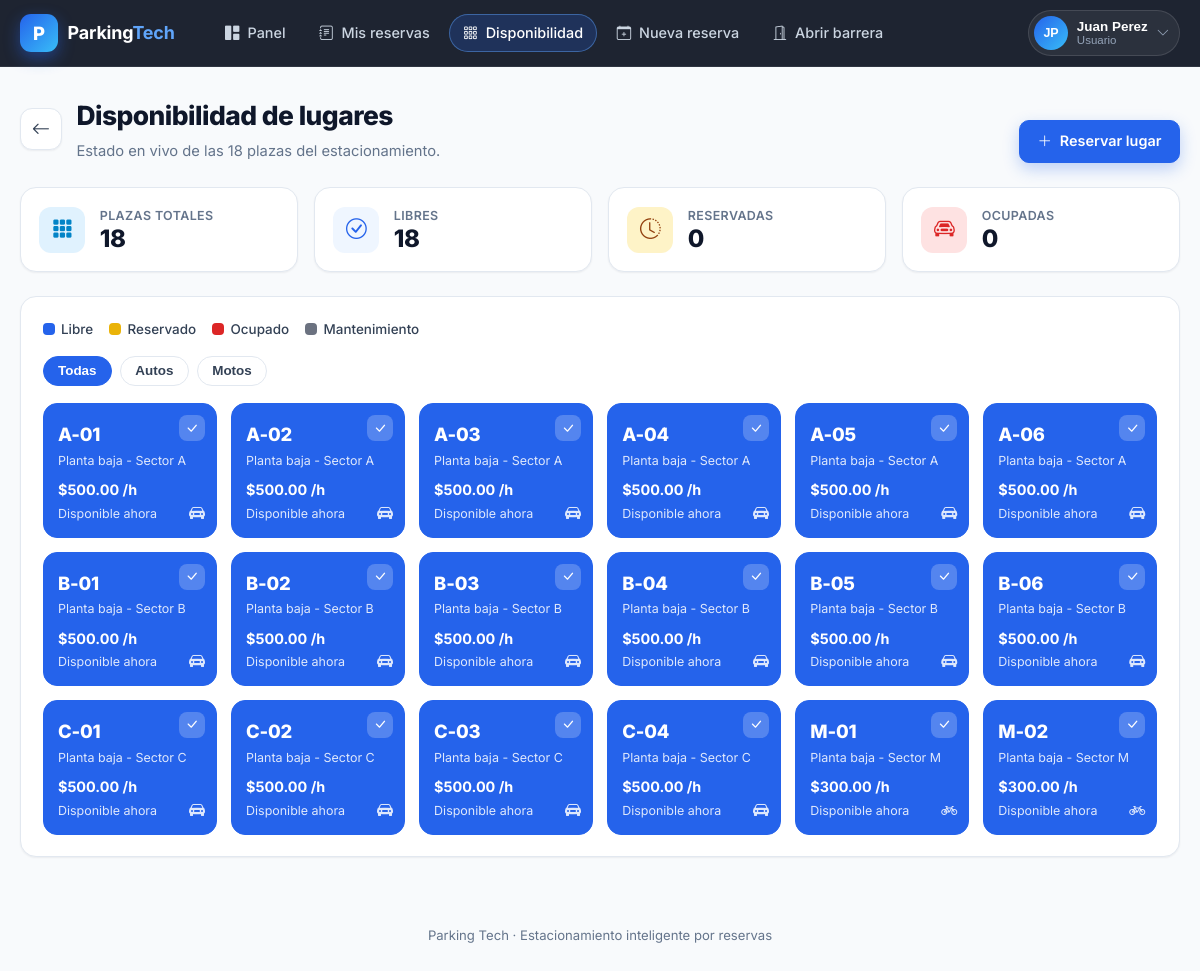
The app's page /vistas/disponibilidad.php (signed in) with its own data.
### tables this page shows
CREATE TABLE `usuarios` (
  `id`         INT AUTO_INCREMENT PRIMARY KEY,
  `nombre`     VARCHAR(100) NOT NULL,
  `email`      VARCHAR(150) NOT NULL,
  `password`   VARCHAR(255) NOT NULL,
  `telefono`   VARCHAR(30)  DEFAULT NULL,
  `rol`        ENUM('usuario','admin') NOT NULL DEFAULT 'usuario',
  `creado_en`  DATETIME NOT NULL DEFAULT CURRENT_TIMESTAMP,
  UNIQUE KEY `uq_usuarios_email` (`email`)
);

CREATE TABLE `espacios` (
  `id`        INT AUTO_INCREMENT PRIMARY KEY,
  `codigo`    VARCHAR(10) NOT NULL,
  `tipo`      ENUM('auto','moto') NOT NULL DEFAULT 'auto',
  `estado`    ENUM('libre','reservado','ocupado','mantenimiento') NOT NULL DEFAULT 'libre',
  `ubicacion` VARCHAR(100) DEFAULT NULL,
  `creado_en` DATETIME NOT NULL DEFAULT CURRENT_TIMESTAMP,
  UNIQUE KEY `uq_espacios_codigo` (`codigo`)
);

### includes/funciones.php (called while the page is built, shortened)
<?php
require_once __DIR__ . '/db.php';
function asset(string $ruta): string
{
    $ruta = ltrim($ruta, '/');
    $abs  = dirname(__DIR__) . '/' . $ruta;
    $v    = is_file($abs) ? (string) filemtime($abs) : '1';
    return raiz_web() . '/' . $ruta . '?v=' . $v;
}
function iniciales(string $nombre): string
{
    $partes = preg_split('/\s+/', trim($nombre)) ?: [];
    $ini    = strtoupper(substr($partes[0] ?? '', 0, 1) . substr($partes[1] ?? '', 0, 1));
    return $ini !== '' ? $ini : '?';
}
function disponibilidad_espacios(): array
{
    $pdo = db();
    return $pdo->query(
        "SELECT e.*, t.precio_hora,
                (SELECT MIN(r.fin)
                   FROM reservas r
                  WHERE r.espacio_id = e.id
                    AND r.estado IN ('pendiente','ingresado')
                    AND r.fin >= NOW()) AS libre_desde
           FROM espacios e
           LEFT JOIN tarifas t ON t.activo = 1 AND t.nombre = CONCAT('Hora ', e.tipo)
          ORDER BY e.codigo"
    )->fetchAll();
}

### includes/auth.php (called while the page is built, shortened)
<?php
require_once __DIR__ . '/funciones.php';
function usuario_actual(): ?array
{
    static $usuario = null;
    if ($usuario !== null && (int) $usuario['id'] === (int) $_SESSION['usuario_id']) {
        return $usuario;
    }
    $stmt = db()->prepare('SELECT id, nombre, email, telefono, rol FROM usuarios WHERE id = :id');
    $stmt->execute(['id' => $_SESSION['usuario_id']]);
    $usuario = $stmt->fetch() ?: null;
    return $usuario;
}
function requiere_login(): array
{
    $usuario = usuario_actual();
    return $usuario;
}
function es_admin(?array $usuario = null): bool
{
    $usuario = $usuario ?? usuario_actual();
    return ($usuario['rol'] ?? 'usuario') === 'admin';
}
function ruta_inicio(?array $usuario = null): string
{
    $usuario = $usuario ?? usuario_actual();
    return raiz_web() . (es_admin($usuario) ? '/vistas/admin.php' : '/vistas/dashboard.php');
}
function requiere_usuario(): array
{
    $usuario = requiere_login();
    return $usuario;
}
function raiz_web(): string
{
    $dir = str_replace('\\', '/', dirname($_SERVER['SCRIPT_NAME'] ?? '/'));
    return (string) preg_replace('#/(vistas|api)$#', '', $dir);
}

### includes/db.php (called while the page is built, shortened)
<?php
function db(): PDO
{
    static $pdo = null;
    if ($pdo instanceof PDO) {
        return $pdo;
    }
    $dsn = sprintf(
        'mysql:host=%s;port=%s;dbname=%s;charset=utf8mb4',
        DB_HOST,
        DB_PORT,
        DB_NAME
    );
    try {
        $pdo = new PDO($dsn, DB_USER, DB_PASS, [
            PDO::ATTR_ERRMODE            => PDO::ERRMODE_EXCEPTION,
            PDO::ATTR_DEFAULT_FETCH_MODE => PDO::FETCH_ASSOC,
            PDO::ATTR_EMULATE_PREPARES   => false,
        ]);
    } catch (PDOException $e) {
        http_response_code(500);
        header('Content-Type: application/json; charset=utf-8');
        echo json_encode([
            'ok'    => false,
            'error' => 'No se pudo conectar a la base de datos.',
        ]);
        exit;
    }
    return $pdo;
}

### vistas/disponibilidad.php (the view, shortened to what this page needs)
<?php
require_once __DIR__ . '/../includes/auth.php';
require_once __DIR__ . '/../includes/funciones.php';
$usuario = requiere_usuario();
$espacios = disponibilidad_espacios();
$total   = count($espacios);
$conteo  = ['libre' => 0, 'reservado' => 0, 'ocupado' => 0, 'mantenimiento' => 0];
foreach ($espacios as $e) {
    $conteo[$e['estado']] = ($conteo[$e['estado']] ?? 0) + 1;
}
$iconoEstado = [
    'libre'         => 'bi-check-lg',
    'reservado'     => 'bi-clock-fill',
    'ocupado'       => 'bi-car-front-fill',
    'mantenimiento' => 'bi-tools',
];
$etiquetaEstado = [
    'libre'         => 'Libre',
    'reservado'     => 'Reservado',
    'ocupado'       => 'Ocupado',
    'mantenimiento' => 'Mantenimiento',
];
$activo = 'disponibilidad';
require __DIR__ . '/partials/header.php';
?>
<div class="page-head">
  <div class="page-head-main">
    <a class="back-link" href="<?= htmlspecialchars($raiz) ?>/vistas/dashboard.php" title="Volver al panel" aria-label="Volver">
      <i class="bi bi-arrow-left"></i>
    </a>
    <div>
      <h1 class="page-title">Disponibilidad de lugares</h1>
      <p class="page-sub">Estado en vivo de las <?= (int) $total ?> plazas del estacionamiento.</p>
    </div>
  </div>
  <a class="btn primario" href="<?= htmlspecialchars($raiz) ?>/vistas/nueva_reserva.php">
    <i class="bi bi-plus-lg"></i> Reservar lugar
  </a>
</div>
<section class="stats">
  <div class="stat">
    <span class="stat-icon sky"><i class="bi bi-grid-3x3-gap-fill"></i></span>
    <div>
      <span class="stat-label">Plazas totales</span>
      <strong class="stat-value"><?= (int) $total ?></strong>
    </div>
  </div>
  <div class="stat">
    <span class="stat-icon blue"><i class="bi bi-check-circle"></i></span>
    <div>
      <span class="stat-label">Libres</span>
      <strong class="stat-value"><?= (int) $conteo['libre'] ?></strong>
    </div>
  </div>
  <div class="stat">
    <span class="stat-icon amber"><i class="bi bi-clock-history"></i></span>
    <div>
      <span class="stat-label">Reservadas</span>
      <strong class="stat-value"><?= (int) $conteo['reservado'] ?></strong>
    </div>
  </div>
  <div class="stat">
    <span class="stat-icon rojo"><i class="bi bi-car-front"></i></span>
    <div>
      <span class="stat-label">Ocupadas</span>
      <strong class="stat-value"><?= (int) $conteo['ocupado'] ?></strong>
    </div>
  </div>
</section>
<section class="card">
  <div class="leyenda">
    <span><i style="background:var(--libre)"></i> Libre</span>
    <span><i style="background:var(--reservado)"></i> Reservado</span>
    <span><i style="background:var(--ocupado)"></i> Ocupado</span>
    <span><i style="background:var(--manten)"></i> Mantenimiento</span>
  </div>
  <div class="filtros">
    <button type="button" class="chip activo" data-filtro="todos">Todas</button>
    <button type="button" class="chip" data-filtro="auto">Autos</button>
    <button type="button" class="chip" data-filtro="moto">Motos</button>
  </div>
  <div class="plazas-grid" id="plazas">
    <?php foreach ($espacios as $e):
        $estado = $e['estado'];
        $libreDesde = $e['libre_desde'] ?? null;
    ?>
      <div class="plaza <?= htmlspecialchars($estado) ?>"
           data-tipo="<?= htmlspecialchars($e['tipo']) ?>"
           data-estado="<?= htmlspecialchars($estado) ?>">
        <span class="p-estado" title="<?= htmlspecialchars($etiquetaEstado[$estado] ?? $estado) ?>">
          <i class="bi <?= htmlspecialchars($iconoEstado[$estado] ?? 'bi-circle') ?>"></i>
        </span>
        <div class="p-codigo"><?= htmlspecialchars($e['codigo']) ?></div>
        <div class="p-meta"><?= htmlspecialchars($e['ubicacion'] ?? '') ?></div>
        <div class="p-precio">$<?= number_format((float) $e['precio_hora'], 2, '.', ',') ?> /h</div>
        <?php if ($estado !== 'libre' && $libreDesde): ?>
          <div class="p-meta">Libre a las <?= htmlspecialchars(date('H:i', strtotime($libreDesde))) ?> hs</div>
        <?php elseif ($estado === 'libre'): ?>
          <div class="p-meta">Disponible ahora</div>
        <?php endif; ?>
        <span class="p-tipo">
          <i class="bi <?= $e['tipo'] === 'moto' ? 'bi-bicycle' : 'bi-car-front-fill' ?>"></i>
        </span>
      </div>
    <?php endforeach; ?>
  </div>
</section>
<?php
require __DIR__ . '/partials/footer.php';

### vistas/partials/header.php (shortened to what this page needs)
<?php
$activo = $activo ?? '';
$u      = usuario_actual();
$raiz   = raiz_web();
$nombre = $u['nombre'] ?? 'Usuario';
$rol    = $u['rol'] ?? 'usuario';
$avatar = iniciales($nombre);
?><!DOCTYPE html>
<html lang="es">
<head>
<link rel="stylesheet" href="https://cdn.jsdelivr.net/npm/bootstrap-icons@1.11.3/font/bootstrap-icons.min.css">
<link rel="stylesheet" href="<?= htmlspecialchars(asset('assets/css/estilos.css')) ?>">
</head>
<body>
<header class="site-header">
  <div class="header-inner">
    <a class="brand" href="<?= htmlspecialchars(ruta_inicio($u)) ?>">
      <span class="brand-mark">P</span>
      <span class="brand-name">Parking<span>Tech</span></span>
    </a>
    <nav class="main-nav">
      <?php if ($rol === 'admin'): ?>
      <a class="nav-link <?= $activo === 'admin' ? 'is-active' : '' ?>" href="<?= htmlspecialchars($raiz) ?>/vistas/admin.php">
        <i class="bi bi-shield-lock-fill"></i> Administracion
      </a>
      <?php else: ?>
      <a class="nav-link <?= $activo === 'panel' ? 'is-active' : '' ?>" href="<?= htmlspecialchars($raiz) ?>/vistas/dashboard.php">
        <i class="bi bi-grid-1x2-fill"></i> Panel
      </a>
      <a class="nav-link <?= $activo === 'reservas' ? 'is-active' : '' ?>" href="<?= htmlspecialchars($raiz) ?>/vistas/mis_reservas.php">
        <i class="bi bi-journal-text"></i> Mis reservas
      </a>
      <a class="nav-link <?= $activo === 'disponibilidad' ? 'is-active' : '' ?>" href="<?= htmlspecialchars($raiz) ?>/vistas/disponibilidad.php">
        <i class="bi bi-grid-3x3-gap"></i> Disponibilidad
      </a>
      <a class="nav-link <?= $activo === 'nueva' ? 'is-active' : '' ?>" href="<?= htmlspecialchars($raiz) ?>/vistas/nueva_reserva.php">
        <i class="bi bi-calendar-plus"></i> Nueva reserva
      </a>
      <a class="nav-link <?= $activo === 'barrera' ? 'is-active' : '' ?>" href="<?= htmlspecialchars($raiz) ?>/vistas/abrir_barrera.php">
        <i class="bi bi-door-open"></i> Abrir barrera
      </a>
      <?php endif; ?>
    </nav>
    <div class="user-menu">
      <button class="user-trigger" type="button">
        <span class="avatar"><?= htmlspecialchars($avatar) ?></span>
        <span class="user-meta">
          <strong><?= htmlspecialchars($nombre) ?></strong>
          <small><?= htmlspecialchars(ucfirst($rol)) ?></small>
        </span>
        <i class="bi bi-chevron-down chev"></i>
      </button>
    </div>
  </div>
</header>
<main class="wrap">

### records on screen
usuarios: nombre "JP", nombre "Juan Perez", rol "Usuario"
espacios: codigo "A-01", ubicacion "Planta baja - Sector A", precio_hora "500.00", estado "Disponible ahora"
espacios: codigo "A-02", ubicacion "Planta baja - Sector A", precio_hora "500.00", estado "Disponible ahora"
espacios: codigo "A-03", ubicacion "Planta baja - Sector A", precio_hora "500.00", estado "Disponible ahora"
espacios: codigo "A-04", ubicacion "Planta baja - Sector A", precio_hora "500.00", estado "Disponible ahora"
espacios: codigo "A-05", ubicacion "Planta baja - Sector A", precio_hora "500.00", estado "Disponible ahora"
espacios: codigo "A-06", ubicacion "Planta baja - Sector A", precio_hora "500.00", estado "Disponible ahora"
espacios: codigo "B-01", ubicacion "Planta baja - Sector B", precio_hora "500.00", estado "Disponible ahora"
espacios: codigo "B-02", ubicacion "Planta baja - Sector B", precio_hora "500.00", estado "Disponible ahora"
espacios: codigo "B-03", ubicacion "Planta baja - Sector B", precio_hora "500.00", estado "Disponible ahora"
espacios: codigo "B-04", ubicacion "Planta baja - Sector B", precio_hora "500.00", estado "Disponible ahora"
espacios: codigo "B-05", ubicacion "Planta baja - Sector B", precio_hora "500.00", estado "Disponible ahora"
espacios: codigo "B-06", ubicacion "Planta baja - Sector B", precio_hora "500.00", estado "Disponible ahora"
espacios: codigo "C-01", ubicacion "Planta baja - Sector C", precio_hora "500.00", estado "Disponible ahora"
espacios: codigo "C-02", ubicacion "Planta baja - Sector C", precio_hora "500.00", estado "Disponible ahora"
espacios: codigo "C-03", ubicacion "Planta baja - Sector C", precio_hora "500.00", estado "Disponible ahora"
espacios: codigo "C-04", ubicacion "Planta baja - Sector C", precio_hora "500.00", estado "Disponible ahora"
espacios: codigo "M-01", ubicacion "Planta baja - Sector M", precio_hora "300.00", estado "Disponible ahora"
espacios: codigo "M-02", ubicacion "Planta baja - Sector M", precio_hora "300.00", estado "Disponible ahora"

### other values on screen
$total "18"
$conteo['libre'] "18"
$conteo['reservado'] "0"
$conteo['ocupado'] "0"
